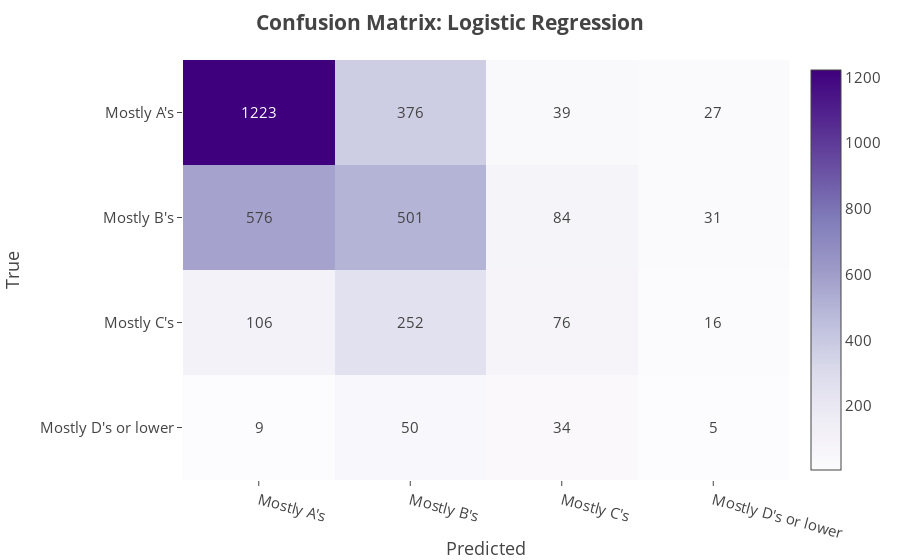

Notebook cell for this chart:
### Code cell
cm_lr = confusion_matrix(y_tst, y_hat)
lr_cm_fig = display_confusion_matrix(y_tst, y_hat, title = 'Confusion Matrix: Logistic Regression', labels = num_to_grades.values())

### Figure 1 — Plotly figure (JSON) as saved in the notebook; plotly's stock layout.template omitted (floating-point values rounded to 4 significant figures)
{"data": [{"coloraxis": "coloraxis", "hovertemplate": "x: %{x}<br>y: %{y}<br>color: %{z}<extra></extra>", "name": "0", "text": [[1223, 376, 39, 27], [576, 501, 84, 31], [106, 252, 76, 16], [9, 50, 34, 5]], "texttemplate": "%{text}", "type": "heatmap", "x": ["Mostly A's", "Mostly B's", "Mostly C's", "Mostly D's or lower"], "xaxis": "x", "y": ["Mostly A's", "Mostly B's", "Mostly C's", "Mostly D's or lower"], "yaxis": "y", "z": [[1223, 376, 39, 27], [576, 501, 84, 31], [106, 252, 76, 16], [9, 50, 34, 5]]}], "layout": {"coloraxis": {"colorscale": [[0, "rgb(252,251,253)"], [0.125, "rgb(239,237,245)"], [0.25, "rgb(218,218,235)"], [0.375, "rgb(188,189,220)"], [0.5, "rgb(158,154,200)"], [0.625, "rgb(128,125,186)"], [0.75, "rgb(106,81,163)"], [0.875, "rgb(84,39,143)"], [1, "rgb(63,0,125)"]]}, "dragmode": "select", "font": {"size": 15}, "hovermode": "closest", "margin": {"t": 60}, "title": {"text": "<b>Confusion Matrix: Logistic Regression</b>"}, "xaxis": {"anchor": "y", "domain": [0, 1], "tickangle": 15, "title": {"text": "Predicted"}}, "yaxis": {"anchor": "x", "automargin": true, "autorange": "reversed", "domain": [0, 1], "tickmode": "linear", "title": {"text": "True"}}}}
